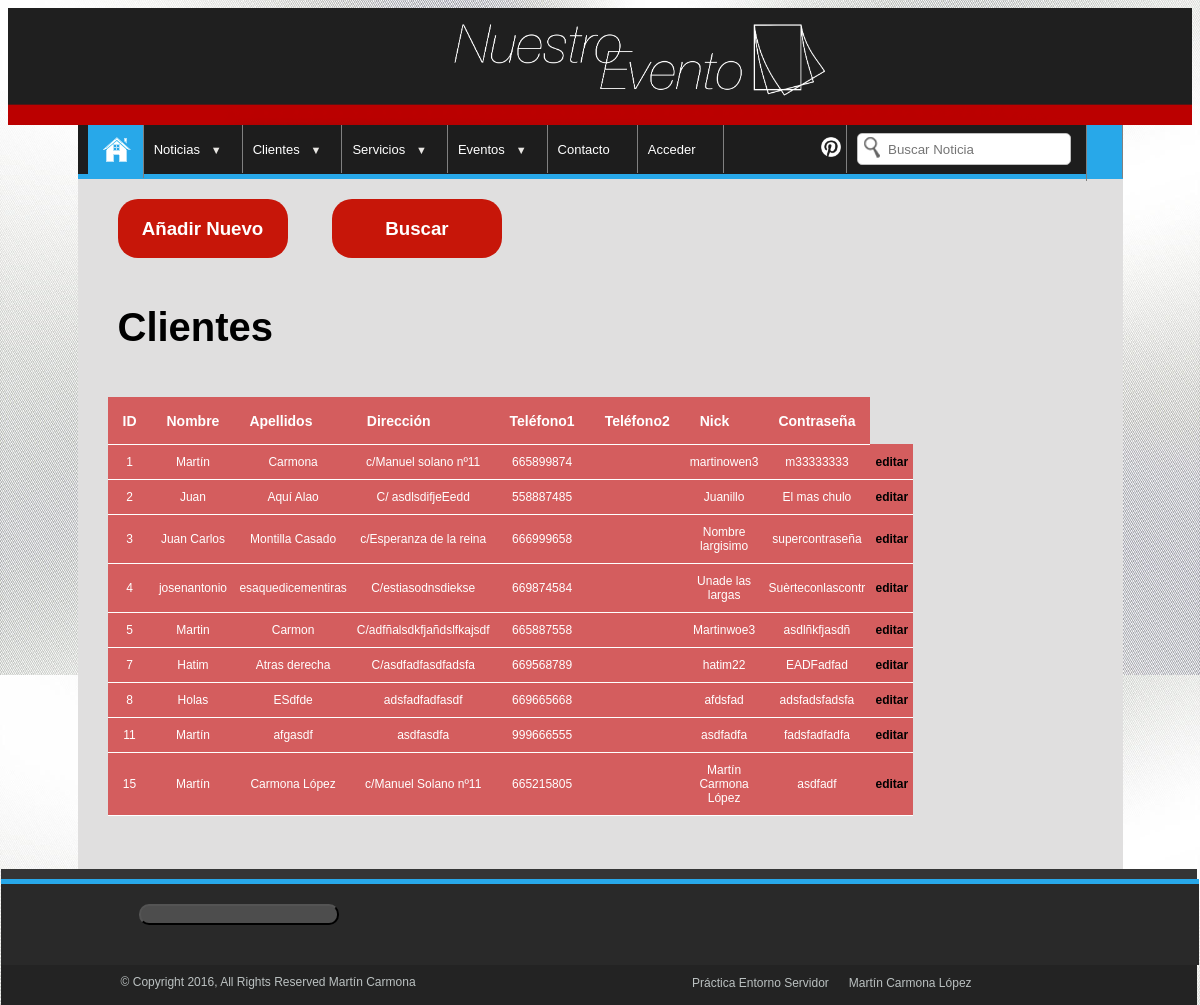
Screenshot of /php/clientes.php with the database file from the repository.
### tables this page shows
CREATE TABLE `clientes` (
  `id` int(4) NOT NULL,
  `nombre` varchar(20) NOT NULL,
  `apellidos` varchar(30) NOT NULL,
  `direccion` varchar(50) NOT NULL,
  `telefono1` varchar(9) NOT NULL,
  `telefono2` varchar(9) DEFAULT NULL,
  `nick` varchar(20) NOT NULL,
  `pass` varchar(20) NOT NULL
);

### php/clientes.php (the view, shortened to what this page needs)
<!DOCTYPE html>
<html
<head>
	<link href="../estilos/style.css" rel="stylesheet" type="text/css">
</head>
<body>
 <div class="centro">
 	<img src="../images/imghead.gif" width="100%">
 </div>
<div class="contenedor">
	<?php
	include('../php/codigohtml.php');
	cabecera();
 	?>
	<div class="contenido">
		<div class="noticias">
				<a href="../php/clientes_N.php"><div class="botones3pag"><h3>Añadir Nuevo</h3></div></a>
				<a href="../php/clientes_F.php"><div class="botones3pag"><h3>Buscar</h3></div></a>
			<?php
				$conexion=conexion();
				if ($conexion==true) {
						$cons="SELECT * FROM clientes ORDER BY id ASC" ;
						$resul=mysqli_query($conexion,$cons) or die(mysqli_error());
						echo "<div class='titulopag'><h1>Clientes</h1></div>";
						echo "<table>
									<tr>
										<th>ID</th>
										<th>Nombre</th>
										<th>Apellidos</th>
										<th>Dirección</th>
										<th>Teléfono1</th>
										<th>Teléfono2</th>
										<th>Nick</th>
										<th>Contraseña</th>
									</tr>";
						while($fila=mysqli_fetch_array($resul, MYSQLI_ASSOC)){
								echo "<tr>
										<td>".$fila['id']."</td>
										<td>".$fila['nombre']."</td>
										<td>".$fila['apellidos']."</td>
										<td>".$fila['direccion']."</td>
										<td>".$fila['telefono1']."</td>
										<td>".$fila['telefono2']."</td>
										<td>".$fila['nick']."</td>
										<td>".$fila['pass']."</td>
										<td><a href='clientes_E.php?id=".$fila['id']."'>editar</a></td>
									  </tr>";
						}
						echo"</table>";
					}
			?>
	</div>
	<div class="columna">
		</div>
</div>
</div>
<?php
	pie();
 	?>
</body>
</html>

### php/codigohtml.php
<?php
function cabecera(){
echo"<header>
		<nav class='navegador'>
			<div class='izq'>
				<ul>
					<a href='/index.php'><li class='iconazul'>
						&nbsp;&nbsp;<img src='../images/home.png'>
					</li></a>
					<a href='../php/noticias.php'><li class='flecha'>
						Noticias&nbsp;&nbsp;
						<ul class='submenu'>
							<li><a href='../php/noticias_N.php'>Añadir Nueva</a></li>
							<li><a href='../php/noticias_F.php'>Buscar</a></li>
							<li><a href='../php/noticias_D.php'>Borrar</a></li>
						</ul>
					</li></a>
					<a href='../php/clientes.php'><li class='flecha'>
						Clientes&nbsp;&nbsp;
						<ul class='submenu'>
							<li><a href='../php/clientes_N.php'>Añadir Nuevo</a></li>
							<li><a href='../php/clientes_F.php'>Buscar</a></li>
						</ul>
					</li></a>
					<a href='../php/servicios.php'><li class='flecha'>
						Servicios&nbsp;&nbsp;
						<ul class='submenu'>
							<li><a href='../php/servicios_N.php'>Añadir Nuevo</a></li>
							<li><a href='../php/servicios_F.php?opcion3=buscar'>Buscar</a></li>
						</ul>
					</li></a>
					<a href='../php/eventos.php'><li class='flecha'>
						Eventos&nbsp;&nbsp;
						<ul class='submenu'>
							<li><a href='../php/eventos_N.php'>Añadir Nuevo</a></li>
							<li><a href='../php/eventos_F.php'>Buscar</a></li>
							<li><a href='../php/eventos_D.php'>Borrar</a></li>
						</ul>
					</li></a>
					<a href='#'><li>
						Contacto&nbsp;&nbsp;
					</li></a>
					<a href='#'><li>
						Acceder&nbsp;&nbsp;
					</li></a>
				</ul>
			</div>
			<div class='der'>
				<ul>
					<li class='iconazul'>
						&nbsp;&nbsp;&nbsp;&nbsp;
					</li>
					<li>
						<input type='text' name='buscar' placeholder='Buscar Noticia' width='50px' >
					</li>
					<a href='#'><li>
						<img src='../images/pinterest.png' height='20px'>
					</li></a>
				</ul>
			</div>
		</nav>
	</header>";
}
function pie(){
	echo "<footer>
			<div class='estilo1'>
				<input type='button' name=''></input>
			</div>
			<div class='estilo2'>
			<div>© Copyright 2016, All Rights Reserved Martín Carmona </div>
				<div class='redes'>
				<ul>
					</li>
							<a href='#'><li>
								Martín Carmona López
							</li></a>
							<a href='#'><li>
								Práctica Entorno Servidor
							</li></a>
				</ul>
				</div>
			</div>
		</footer>";
}
?>

### estilos/style.css (style rules this page uses)
body { background-image: url("../images/bg1.jpg"); background-attachment: fixed; background-size: 100%; background-repeat: repeat; font-family: 'Droid Sans',Arial,Verdana,sans-serif; }
.centro { width: 100%; }
.contenedor { margin: 0 auto; background-color: #e0dfdf; width: 1045px; border-style: solid 1px black; }
.navegador { margin-top: -20px; margin-left: 0px; padding: 20px; background-color: #1d1d1d; color: #E8E6E3; font-family: 'Droid Sans',Arial,Verdana,sans-serif; font-size: 13px; height: 25px; border-bottom: 5px solid #28a8e9; }
.navegador div { margin-left: -40px; }
.navegador .izq ul li { display: block; list-style: none; float: left; margin-right: 0px; border-right: 1px solid gray; padding: 20px 20px 16px 10px; margin-left: 0px; margin-top: -20px; -webkit-transition: background-color 0.2s; }
.navegador .izq ul a { text-decoration: none; color: white; }
.navegador .izq .iconazul { background-color: #28a8e9; height: 20px; margin-left: -10px; padding: 20px 15px 16px 15px; }
.navegador .der ul li { display: block; list-style: none; float: right; margin: 0px ; border-right: 1px solid gray; padding: 20px 15px 16px 5px; margin-left: 0px; margin-top: -20px; }
.navegador ul li img { float: left; margin:-5px -10px 0px 0px; }
.navegador ul li.flecha::after { content: " \25BC"; font-size: 11px; }
.navegador .der .iconazul { background-color: #28a8e9; height: 20px; margin: -20px -20px 0px 0px ; }
.navegador .der input { background: url("iconos.gif") no-repeat scroll 0 0 transparent; border: 1px solid #BFBFBF; color: black; background: url("../images/lupa1.png") no-repeat ; height: 20px; padding: 5px 5px 5px 30px; margin-left: 5px; margin-top: -20px; border-radius: 5px; }
.contenido { padding: 20px 0px 20px 0px; min-height: 650px; }
.titulopag { padding: 20px; font-size: 20px; }
.botones3pag { display: inline-block; border-radius: 20px; color: white; margin: 0px 20px; background-color: #C71609; padding: 0px 15px; width: 140px; text-align: center; }
.noticias { display: inline-block; width: 660px; margin-left: 20px; vertical-align: top; }
.noticias table { font-family: "Lucida Sans Unicode", "Lucida Grande", Sans-Serif; font-size: 12px; margin: 0px 10px 0px 10px; width: 800px; text-align: left; border-collapse: collapse; }
.noticias th { font-size: 14px; padding: 15px; background: #d45d5e; border-bottom: 1px solid #fff; color: white; border-top: 1px solid transparent; }
.noticias td { padding: 10px 5px; text-align: center; background: #d45d5e; border-bottom: 1px solid #fff; color: white; border-top: 1px solid transparent; }
.noticias td a { text-decoration: none; color: black; font-weight: bold; }
.columna { display: inline-block; padding: 0px 0px 20px 20px; }
footer { margin-left: -7px; background-color:#353535; width: 101%; height: 125px; }
footer .estilo1 { border-top: 5px solid #28a8e9; border-bottom: : 1px solid black; background-color:#292929; width: 98.5%; margin-top: 10px; padding:20px 0px 40px 20px; float: left; }
footer .estilo2 { color: #BBC1C1; font-size: 12px; border-top: : 1px solid white; background-color:#232323; width: 90%; padding:10px 0px 10px 10%; float: left; min-height: 20px; }
footer .redes { margin-right: 20%; margin-top: -30px; }
footer input { background-color: #4D4D4D; border-radius: 10px; width: 200px; margin-left: 10%; }
footer div ul li { text-decoration-style: none; color: #BBC1C1; display: block; padding: 5px 10px 0px 10px; float: right; }

### rows the page displays
clientes: id "1", nombre "Martín", apellidos "Carmona", direccion "c/Manuel solano nº11", telefono1 "665899874", nick "martinowen3", pass "m33333333"
clientes: id "2", nombre "Juan", apellidos "Aquí Alao", direccion "C/ asdlsdifjeEedd", telefono1 "558887485", nick "Juanillo", pass "El mas chulo"
clientes: id "3", nombre "Juan Carlos", apellidos "Montilla Casado", direccion "c/Esperanza de la reina", telefono1 "666999658", nick "Nombre largisimo", pass "supercontraseña"
clientes: id "4", nombre "josenantonio", apellidos "esaquedicementiras", direccion "C/estiasodnsdiekse", telefono1 "669874584", nick "Unade las largas", pass "Suèrteconlascontr"
clientes: id "5", nombre "Martin", apellidos "Carmon", direccion "C/adfñalsdkfjañdslfkajsdf", telefono1 "665887558", nick "Martinwoe3", pass "asdlñkfjasdñ"
clientes: id "7", nombre "Hatim", apellidos "Atras derecha", direccion "C/asdfadfasdfadsfa", telefono1 "669568789", nick "hatim22", pass "EADFadfad"
clientes: id "8", nombre "Holas", apellidos "ESdfde", direccion "adsfadfadfasdf", telefono1 "669665668", nick "afdsfad", pass "adsfadsfadsfa"
clientes: id "11", nombre "Martín", apellidos "afgasdf", direccion "asdfasdfa", telefono1 "999666555", nick "asdfadfa", pass "fadsfadfadfa"
clientes: id "15", nombre "Martín", apellidos "Carmona López", direccion "c/Manuel Solano nº11", telefono1 "665215805", nick "Martín Carmona López", pass "asdfadf"
